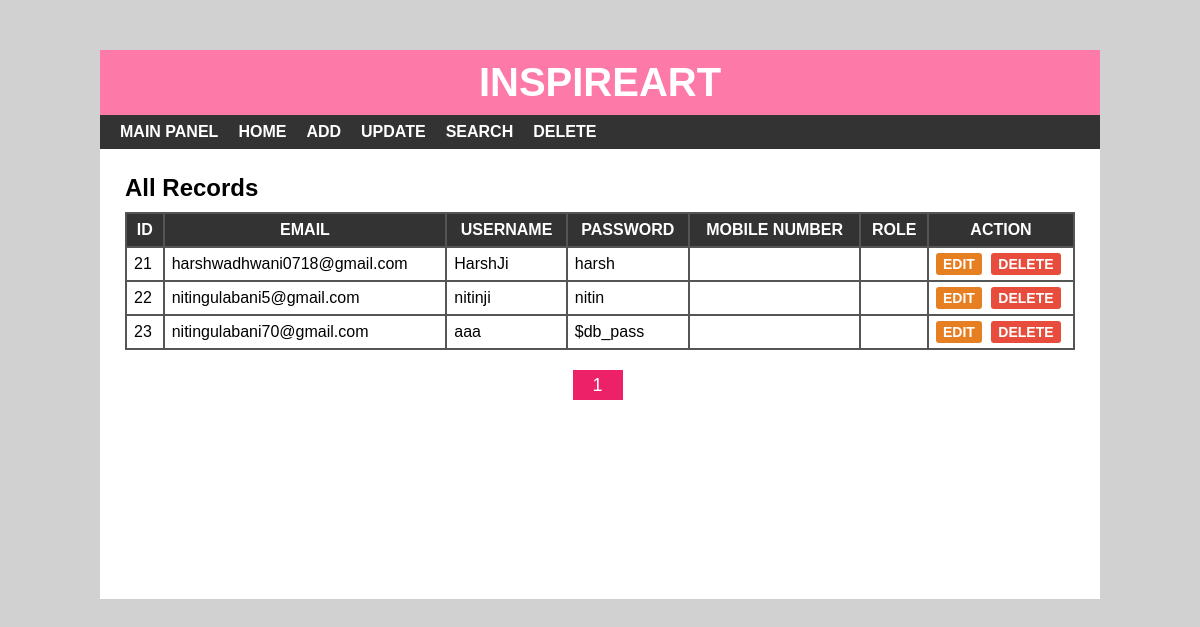
The app's page /Admin-Panel/Artist_panel/index.php with its own data.
### tables this page shows
CREATE TABLE `registration` (
  `id` int(20) NOT NULL,
  `email` varchar(50) NOT NULL,
  `username` varchar(50) NOT NULL,
  `password` varchar(15) NOT NULL,
  `country` varchar(30) NOT NULL
);

### Admin-Panel/Artist_panel/index.php (the view, shortened to what this page needs)
<?php
include 'header.php';
?>
<div id="main-content">
    <h2>All Records</h2>
    <?php
        $conn = mysqli_connect("localhost","root","","inspireart") or die("Databse is not connect");
        $limit = 3;
        if(isset($_GET['page']))
        {
            $page = $_GET['page'];
        }
        else{
            $page = 1;
        }
        $offset = ($page-1)*$limit;
        $query = "SELECT * FROM registration LIMIT {$offset},{$limit}";
        $result = mysqli_query($conn,$query) or die("");
        if(mysqli_num_rows($result)>0){
    ?>
    <table cellpadding="7px">
        <thead>
        <th>Id</th>
        <th>Email</th>
        <th>Username</th>
        <th>Password</th>
        <th>Mobile Number</th>
        <th>Role</th>
        <th>Action</th>
        </thead>
        <tbody>
            <?php
                while($row=mysqli_fetch_assoc($result)){
             ?>
            <tr>
                <td> <?php echo $row['id'] ?> </td>
                <td> <?php echo $row['email'] ?> </td>
                <td> <?php echo $row['username'] ?> </td>
                <td> <?php echo $row['password'] ?> </td>
                <td> <?php echo $row['number'] ?> </td>
                <td> <?php echo $row['role'] ?> </td>
                <td>
                    <a href='edit.php?id=<?php echo $row['id'] ?>'>Edit</a>
                    <a href="delete-inline.php?id=<?php echo $row['id'] ?>">Delete</a>
                </td>
            </tr>
        <?php } ?>
        </tbody>
    </table>
<?php }
else{
    echo "No record found";
}
    $sql1="SELECT * FROM registration";
    $result1 = mysqli_query($conn,$sql1) or die("Query not run");
    if(mysqli_num_rows($result1))
    {
        $total_record = mysqli_num_rows($result1);
        $total_page = ceil($total_record/$limit);
        echo '<ul class="pagination">';
        for($i=1;$i<=$total_page;$i++)
        {
            if($i==$page)
            {
                $active = "active";
            }
            else{
                $active = "";
            }
            echo '<li class="'.$active.'"><a href = "index.php?page='.$i.'">'.$i.'</a></li>';
        }
    }
 ?>
</div>
</body>
</html>

### Admin-Panel/Artist_panel/header.php (shortened to what this page needs)
<!DOCTYPE html>
<html lang="en">
<head>
    <link rel="stylesheet" href="https://stackpath.bootstrapcdn.com/font-awesome/4.7.0/css/font-awesome.min.css">
    <link rel="stylesheet" href="css/style.css?php echo time(); ?>" media="all" type="text/css">
</head>
<body>
    <div id="wrapper">
        <div id="header">
            <h1>INSPIREART</h1>
        </div>
        <div id="menu">
            <ul>
                <li>
                    <a href="../main_panel.php">Main Panel</a>
                </li>
                <li>
                    <a href="index.php">Home</a>
                </li>
                <li>
                    <a href="add.php">Add</a>
                </li>
                <li>
                    <a href="update.php">Update</a>
                </li>
                 <li>
                    <a href="search.php">Search</a>
                </li>
                <li>
                    <a href="delete.php">Delete</a>
                </li>
            </ul>
        </div>

### Admin-Panel/Artist_panel/css/style.css (style rules this page uses)
body { font:16px arial; margin: 0; padding: 0; background: #d1d1d1; }
#wrapper { width: 1000px; margin: 50px auto 0; background-color: #fff; }
#header { text-align: center; background-color: #fd79a8; padding: 10px; }
#header h1 { color: #fff; font-size: 40px; font-weight: 700; text-transform: uppercase; margin: 0; }
#menu { background-color: #333; }
#menu ul { font-size: 0; padding: 0 10px; margin: 0; list-style: none; }
#menu ul li { display: inline-block; }
#menu ul li a { color: #fff; font-size: 16px; font-weight: 600; padding: 8px 10px; display: block; text-decoration: none; text-transform: uppercase; transition: all 0.3s ease; }
#main-content { padding: 25px; min-height: 400px; }
#main-content h2 { margin: 0 0 10px; text-transform: capitalize; }
#main-content table { width: 100%; background-color: #555; margin: 0 0 20px; }
#main-content table th { color: #fff; background-color: #333; text-transform: uppercase; }
#main-content table th:last-child { width: 130px; }
#main-content table td { background-color: #fff; }
#main-content table td a { font-size: 14px; font-weight: 600; text-transform: uppercase; padding: 3px 7px; color: #fff; background-color: #e67e22; text-decoration: none; border-radius: 3px; }
#main-content table td a:nth-child(2) { background-color: #e74c3c; margin: 0 0 0 5px; }
#main-content .pagination { padding: 0; margin: 0px ; list-style: none; text-align: center; }
#main-content .pagination li { display: inline-block; }
#main-content .pagination li a { height: 30px; width: 50px; line-height: 30px; font-size: 18px; text-align: center; text-decoration: none; color: #fff; background-color:#fd79a8; display: block; margin: 0 5px 0 0; transition: all 0.3s; }
#main-content .pagination .active a { background-color:#ec2168; }

### records on screen
registration: id "21", email "harshwadhwani0718@gmail.com", username "HarshJi", password "harsh"
registration: id "22", email "nitingulabani5@gmail.com", username "nitinji", password "nitin"
registration: id "23", email "nitingulabani70@gmail.com", username "aaa", password "$db_pass"
